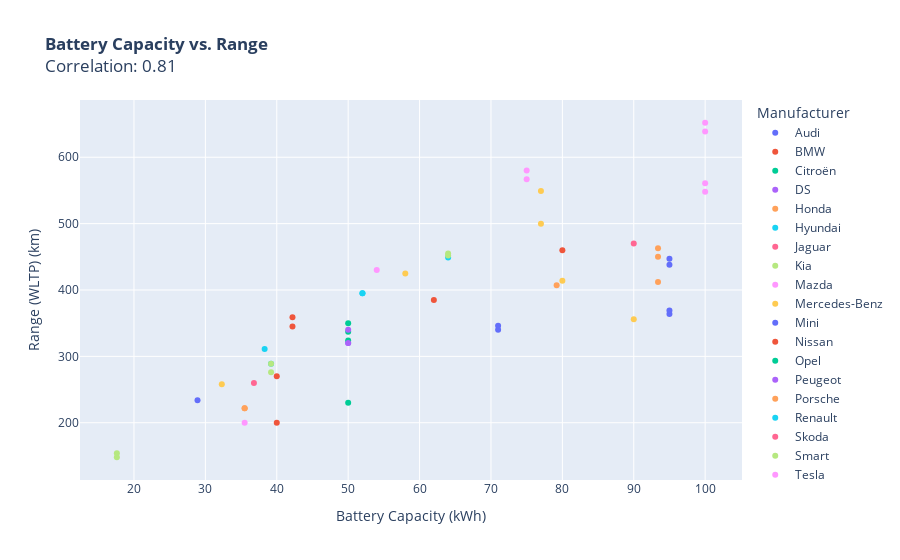

The notebook cell saved with this chart:
### Markdown cell above
## **Task 3: analysing the strong relationship between battery capacity and range.**

### Code cell
# 1. Calculate Correlation Coefficient (Pearson)
# This gives us a single number to quantify the strength of the relationship

correlation = df['Battery capacity [kWh]'].corr(df['Range (WLTP) [km]'])

# 2. Create Scatter Plot
fig = px.scatter(
    df, 
    x='Battery capacity [kWh]', 
    y='Range (WLTP) [km]',
    color='Make', # Colors dots by manufacturer
    hover_data=['Model'], # Shows model name on hover
    title=f"<b>Battery Capacity vs. Range</b><br>Correlation: {correlation:.2f}",
)

# 3. Update Layout
fig.update_layout(
    xaxis_title="Battery Capacity (kWh)",
    yaxis_title="Range (WLTP) (km)",
    legend_title="Manufacturer"
)

fig.show()

### Figure 1 — Plotly figure (JSON) as saved in the notebook; plotly's stock layout.template omitted (floating-point values rounded to 4 significant figures)
{"data": [{"customdata": [["e-tron 55 quattro"], ["e-tron 50 quattro"], ["e-tron S quattro"], ["e-tron Sportback 50 quattro"], ["e-tron Sportback 55 quattro"], ["e-tron Sportback S quattro"]], "hovertemplate": "Make=Audi<br>Battery capacity [kWh]=%{x}<br>Range (WLTP) [km]=%{y}<br>Model=%{customdata[0]}<extra></extra>", "legendgroup": "Audi", "marker": {"color": "#636efa", "symbol": "circle"}, "mode": "markers", "name": "Audi", "orientation": "v", "showlegend": true, "type": "scatter", "x": [95.0, 71.0, 95.0, 71.0, 95.0, 95.0], "xaxis": "x", "y": [438, 340, 364, 346, 447, 369], "yaxis": "y"}, {"customdata": [["i3"], ["i3s"], ["iX3"]], "hovertemplate": "Make=BMW<br>Battery capacity [kWh]=%{x}<br>Range (WLTP) [km]=%{y}<br>Model=%{customdata[0]}<extra></extra>", "legendgroup": "BMW", "marker": {"color": "#EF553B", "symbol": "circle"}, "mode": "markers", "name": "BMW", "orientation": "v", "showlegend": true, "type": "scatter", "x": [42.2, 42.2, 80.0], "xaxis": "x", "y": [359, 345, 460], "yaxis": "y"}, {"customdata": [["ë-C4"], ["ë-Spacetourer (M)"]], "hovertemplate": "Make=Citroën<br>Battery capacity [kWh]=%{x}<br>Range (WLTP) [km]=%{y}<br>Model=%{customdata[0]}<extra></extra>", "legendgroup": "Citroën", "marker": {"color": "#00cc96", "symbol": "circle"}, "mode": "markers", "name": "Citroën", "orientation": "v", "showlegend": true, "type": "scatter", "x": [50.0, 50.0], "xaxis": "x", "y": [350, 230], "yaxis": "y"}, {"customdata": [["DS3 Crossback e-tense"]], "hovertemplate": "Make=DS<br>Battery capacity [kWh]=%{x}<br>Range (WLTP) [km]=%{y}<br>Model=%{customdata[0]}<extra></extra>", "legendgroup": "DS", "marker": {"color": "#ab63fa", "symbol": "circle"}, "mode": "markers", "name": "DS", "orientation": "v", "showlegend": true, "type": "scatter", "x": [50.0], "xaxis": "x", "y": [320], "yaxis": "y"}, {"customdata": [["e"], ["e Advance"]], "hovertemplate": "Make=Honda<br>Battery capacity [kWh]=%{x}<br>Range (WLTP) [km]=%{y}<br>Model=%{customdata[0]}<extra></extra>", "legendgroup": "Honda", "marker": {"color": "#FFA15A", "symbol": "circle"}, "mode": "markers", "name": "Honda", "orientation": "v", "showlegend": true, "type": "scatter", "x": [35.5, 35.5], "xaxis": "x", "y": [222, 222], "yaxis": "y"}, {"customdata": [["Ioniq electric"], ["Kona electric 39.2kWh"], ["Kona electric 64kWh"]], "hovertemplate": "Make=Hyundai<br>Battery capacity [kWh]=%{x}<br>Range (WLTP) [km]=%{y}<br>Model=%{customdata[0]}<extra></extra>", "legendgroup": "Hyundai", "marker": {"color": "#19d3f3", "symbol": "circle"}, "mode": "markers", "name": "Hyundai", "orientation": "v", "showlegend": true, "type": "scatter", "x": [38.3, 39.2, 64.0], "xaxis": "x", "y": [311, 289, 449], "yaxis": "y"}, {"customdata": [["I-Pace"]], "hovertemplate": "Make=Jaguar<br>Battery capacity [kWh]=%{x}<br>Range (WLTP) [km]=%{y}<br>Model=%{customdata[0]}<extra></extra>", "legendgroup": "Jaguar", "marker": {"color": "#FF6692", "symbol": "circle"}, "mode": "markers", "name": "Jaguar", "orientation": "v", "showlegend": true, "type": "scatter", "x": [90.0], "xaxis": "x", "y": [470], "yaxis": "y"}, {"customdata": [["e-Niro 39.2kWh"], ["e-Niro 64kWh"], ["e-Soul 39.2kWh"], ["e-Soul 64kWh"]], "hovertemplate": "Make=Kia<br>Battery capacity [kWh]=%{x}<br>Range (WLTP) [km]=%{y}<br>Model=%{customdata[0]}<extra></extra>", "legendgroup": "Kia", "marker": {"color": "#B6E880", "symbol": "circle"}, "mode": "markers", "name": "Kia", "orientation": "v", "showlegend": true, "type": "scatter", "x": [39.2, 64.0, 39.2, 64.0], "xaxis": "x", "y": [289, 455, 276, 452], "yaxis": "y"}, {"customdata": [["MX-30"]], "hovertemplate": "Make=Mazda<br>Battery capacity [kWh]=%{x}<br>Range (WLTP) [km]=%{y}<br>Model=%{customdata[0]}<extra></extra>", "legendgroup": "Mazda", "marker": {"color": "#FF97FF", "symbol": "circle"}, "mode": "markers", "name": "Mazda", "orientation": "v", "showlegend": true, "type": "scatter", "x": [35.5], "xaxis": "x", "y": [200], "yaxis": "y"}, {"customdata": [["EQC"], ["EQV (long)"]], "hovertemplate": "Make=Mercedes-Benz<br>Battery capacity [kWh]=%{x}<br>Range (WLTP) [km]=%{y}<br>Model=%{customdata[0]}<extra></extra>", "legendgroup": "Mercedes-Benz", "marker": {"color": "#FECB52", "symbol": "circle"}, "mode": "markers", "name": "Mercedes-Benz", "orientation": "v", "showlegend": true, "type": "scatter", "x": [80.0, 90.0], "xaxis": "x", "y": [414, 356], "yaxis": "y"}, {"customdata": [["Cooper SE"]], "hovertemplate": "Make=Mini<br>Battery capacity [kWh]=%{x}<br>Range (WLTP) [km]=%{y}<br>Model=%{customdata[0]}<extra></extra>", "legendgroup": "Mini", "marker": {"color": "#636efa", "symbol": "circle"}, "mode": "markers", "name": "Mini", "orientation": "v", "showlegend": true, "type": "scatter", "x": [28.9], "xaxis": "x", "y": [234], "yaxis": "y"}, {"customdata": [["Leaf"], ["Leaf e+"], ["e-NV200 evalia"]], "hovertemplate": "Make=Nissan<br>Battery capacity [kWh]=%{x}<br>Range (WLTP) [km]=%{y}<br>Model=%{customdata[0]}<extra></extra>", "legendgroup": "Nissan", "marker": {"color": "#EF553B", "symbol": "circle"}, "mode": "markers", "name": "Nissan", "orientation": "v", "showlegend": true, "type": "scatter", "x": [40.0, 62.0, 40.0], "xaxis": "x", "y": [270, 385, 200], "yaxis": "y"}, {"customdata": [["Corsa-e"], ["Mokka-e"]], "hovertemplate": "Make=Opel<br>Battery capacity [kWh]=%{x}<br>Range (WLTP) [km]=%{y}<br>Model=%{customdata[0]}<extra></extra>", "legendgroup": "Opel", "marker": {"color": "#00cc96", "symbol": "circle"}, "mode": "markers", "name": "Opel", "orientation": "v", "showlegend": true, "type": "scatter", "x": [50.0, 50.0], "xaxis": "x", "y": [337, 324], "yaxis": "y"}, {"customdata": [["e-208"], ["e-2008"]], "hovertemplate": "Make=Peugeot<br>Battery capacity [kWh]=%{x}<br>Range (WLTP) [km]=%{y}<br>Model=%{customdata[0]}<extra></extra>", "legendgroup": "Peugeot", "marker": {"color": "#ab63fa", "symbol": "circle"}, "mode": "markers", "name": "Peugeot", "orientation": "v", "showlegend": true, "type": "scatter", "x": [50.0, 50.0], "xaxis": "x", "y": [340, 320], "yaxis": "y"}, {"customdata": [["Taycan 4S (Performance)"], ["Taycan 4S (Performance Plus)"], ["Taycan Turbo"], ["Taycan Turbo S"]], "hovertemplate": "Make=Porsche<br>Battery capacity [kWh]=%{x}<br>Range (WLTP) [km]=%{y}<br>Model=%{customdata[0]}<extra></extra>", "legendgroup": "Porsche", "marker": {"color": "#FFA15A", "symbol": "circle"}, "mode": "markers", "name": "Porsche", "orientation": "v", "showlegend": true, "type": "scatter", "x": [79.2, 93.4, 93.4, 93.4], "xaxis": "x", "y": [407, 463, 450, 412], "yaxis": "y"}, {"customdata": [["Zoe R110"], ["Zoe R135"]], "hovertemplate": "Make=Renault<br>Battery capacity [kWh]=%{x}<br>Range (WLTP) [km]=%{y}<br>Model=%{customdata[0]}<extra></extra>", "legendgroup": "Renault", "marker": {"color": "#19d3f3", "symbol": "circle"}, "mode": "markers", "name": "Renault", "orientation": "v", "showlegend": true, "type": "scatter", "x": [52.0, 52.0], "xaxis": "x", "y": [395, 395], "yaxis": "y"}, {"customdata": [["Citigo-e iV"]], "hovertemplate": "Make=Skoda<br>Battery capacity [kWh]=%{x}<br>Range (WLTP) [km]=%{y}<br>Model=%{customdata[0]}<extra></extra>", "legendgroup": "Skoda", "marker": {"color": "#FF6692", "symbol": "circle"}, "mode": "markers", "name": "Skoda", "orientation": "v", "showlegend": true, "type": "scatter", "x": [36.8], "xaxis": "x", "y": [260], "yaxis": "y"}, {"customdata": [["fortwo EQ"], ["forfour EQ"]], "hovertemplate": "Make=Smart<br>Battery capacity [kWh]=%{x}<br>Range (WLTP) [km]=%{y}<br>Model=%{customdata[0]}<extra></extra>", "legendgroup": "Smart", "marker": {"color": "#B6E880", "symbol": "circle"}, "mode": "markers", "name": "Smart", "orientation": "v", "showlegend": true, "type": "scatter", "x": [17.6, 17.6], "xaxis": "x", "y": [154, 148], "yaxis": "y"}, {"customdata": [["Model 3 Standard Range Plus"], ["Model 3 Long Range"], ["Model 3 Performance"], ["Model S Long Range Plus"], ["Model S Performance"], ["Model X Long Range Plus"], ["Model X Performance"]], "hovertemplate": "Make=Tesla<br>Battery capacity [kWh]=%{x}<br>Range (WLTP) [km]=%{y}<br>Model=%{customdata[0]}<extra></extra>", "legendgroup": "Tesla", "marker": {"color": "#FF97FF", "symbol": "circle"}, "mode": "markers", "name": "Tesla", "orientation": "v", "showlegend": true, "type": "scatter", "x": [54.0, 75.0, 75.0, 100.0, 100.0, 100.0, 100.0], "xaxis": "x", "y": [430, 580, 567, 652, 639, 561, 548], "yaxis": "y"}, {"customdata": [["e-up!"], ["ID.3 Pro Performance"], ["ID.3 Pro S"], ["ID.4 1st"]], "hovertemplate": "Make=Volkswagen<br>Battery capacity [kWh]=%{x}<br>Range (WLTP) [km]=%{y}<br>Model=%{customdata[0]}<extra></extra>", "legendgroup": "Volkswagen", "marker": {"color": "#FECB52", "symbol": "circle"}, "mode": "markers", "name": "Volkswagen", "orientation": "v", "showlegend": true, "type": "scatter", "x": [32.3, 58.0, 77.0, 77.0], "xaxis": "x", "y": [258, 425, 549, 500], "yaxis": "y"}], "layout": {"legend": {"title": {"text": "Manufacturer"}, "tracegroupgap": 0}, "title": {"text": "<b>Battery Capacity vs. Range</b><br>Correlation: 0.81"}, "xaxis": {"anchor": "y", "domain": [0, 1], "title": {"text": "Battery Capacity (kWh)"}}, "yaxis": {"anchor": "x", "domain": [0, 1], "title": {"text": "Range (WLTP) (km)"}}}}
